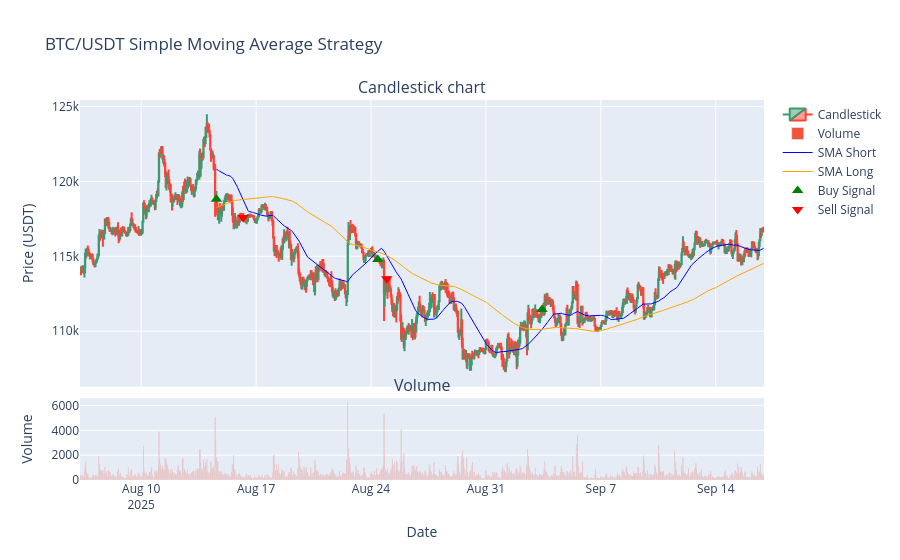

Here is the notebook cell this chart was saved with:
### Code cell
#plot candlestick chart with buy and sell signals where buy is green and sell is red and xaxis is date and yaxis is close price
fig = make_subplots(rows=2, cols=1, shared_xaxes=True, vertical_spacing=0.03, subplot_titles=('Candlestick chart', 'Volume'), row_width=[0.2, 0.7])
fig.add_trace(go.Candlestick(x=simple_moving_average_st_btc_usdt['date'],
                             open=simple_moving_average_st_btc_usdt['open'],
                             high=simple_moving_average_st_btc_usdt['high'],
                             low=simple_moving_average_st_btc_usdt['low'],
                             close=simple_moving_average_st_btc_usdt['close'], name='Candlestick'), row=1, col=1)
fig.add_trace(go.Bar(x=simple_moving_average_st_btc_usdt['date'],
                     y=simple_moving_average_st_btc_usdt['volume'], name='Volume'), row=2, col=1)
fig.add_trace(go.Scatter(x=simple_moving_average_st_btc_usdt['date'],
                         y=simple_moving_average_st_btc_usdt['short_avg'], mode='lines', name='SMA Short', line=dict(color='blue', width=1)), row=1, col=1)
fig.add_trace(go.Scatter(x=simple_moving_average_st_btc_usdt['date'],
                         y=simple_moving_average_st_btc_usdt['long_avg'], mode='lines', name='SMA Long', line=dict(color='orange', width=1)), row=1, col=1)
fig.add_trace(go.Scatter(x=simple_moving_average_st_btc_usdt[simple_moving_average_st_btc_usdt['action'] == 'buy']['date'],
                         y=simple_moving_average_st_btc_usdt[simple_moving_average_st_btc_usdt['action'] == 'buy']['close'],
                         mode='markers', name='Buy Signal', marker=dict(color='green', size=10, symbol='triangle-up')), row=1, col=1)
fig.add_trace(go.Scatter(x=simple_moving_average_st_btc_usdt[simple_moving_average_st_btc_usdt['action'] == 'sell']['date'],
                         y=simple_moving_average_st_btc_usdt[simple_moving_average_st_btc_usdt['action'] == 'sell']['close'],
                         mode='markers', name='Sell Signal', marker=dict(color='red', size=10, symbol='triangle-down')), row=1, col=1)
fig.update_layout(title='BTC/USDT Simple Moving Average Strategy', yaxis_title='Price (USDT)', xaxis2_title='Date', yaxis2_title='Volume', xaxis_rangeslider_visible=False)
fig.show()

### Figure 1 — Plotly figure (JSON) as saved in the notebook; plotly's stock layout.template omitted (floating-point values rounded to 4 significant figures; data arrays with more than 128 entries replaced by an {"elided": "..."} marker saying what was removed)
{"data": [{"close": {"elided": "1000 float values"}, "high": {"elided": "1000 float values"}, "low": {"elided": "1000 float values"}, "name": "Candlestick", "open": {"elided": "1000 float values"}, "type": "candlestick", "x": {"elided": "1000 str values"}, "xaxis": "x", "yaxis": "y"}, {"name": "Volume", "type": "bar", "x": {"elided": "1000 str values"}, "xaxis": "x2", "y": {"elided": "1000 float values"}, "yaxis": "y2"}, {"line": {"color": "blue", "width": 1}, "mode": "lines", "name": "SMA Short", "type": "scatter", "x": {"elided": "1000 str values"}, "xaxis": "x", "y": {"elided": "1000 float values"}, "yaxis": "y"}, {"line": {"color": "orange", "width": 1}, "mode": "lines", "name": "SMA Long", "type": "scatter", "x": {"elided": "1000 str values"}, "xaxis": "x", "y": {"elided": "1000 float values"}, "yaxis": "y"}, {"marker": {"color": "green", "size": 10, "symbol": "triangle-up"}, "mode": "markers", "name": "Buy Signal", "type": "scatter", "x": ["2025-08-14T14:00:00.000000000", "2025-08-24T10:00:00.000000000", "2025-09-03T10:00:00.000000000"], "xaxis": "x", "y": [118800.0, 114800.0, 111400.0], "yaxis": "y"}, {"marker": {"color": "red", "size": 10, "symbol": "triangle-down"}, "mode": "markers", "name": "Sell Signal", "type": "scatter", "x": ["2025-08-16T05:00:00.000000000", "2025-08-24T23:00:00.000000000"], "xaxis": "x", "y": [117600.0, 113500.0], "yaxis": "y"}], "layout": {"annotations": [{"font": {"size": 16}, "showarrow": false, "text": "Candlestick chart", "x": 0.5, "xanchor": "center", "xref": "paper", "y": 1, "yanchor": "bottom", "yref": "paper"}, {"font": {"size": 16}, "showarrow": false, "text": "Volume", "x": 0.5, "xanchor": "center", "xref": "paper", "y": 0.2156, "yanchor": "bottom", "yref": "paper"}], "title": {"text": "BTC/USDT Simple Moving Average Strategy"}, "xaxis": {"anchor": "y", "domain": [0, 1], "matches": "x2", "rangeslider": {"visible": false}, "showticklabels": false}, "xaxis2": {"anchor": "y2", "domain": [0, 1], "title": {"text": "Date"}}, "yaxis": {"anchor": "x", "domain": [0.2456, 1], "title": {"text": "Price (USDT)"}}, "yaxis2": {"anchor": "x2", "domain": [0, 0.2156], "title": {"text": "Volume"}}}}
